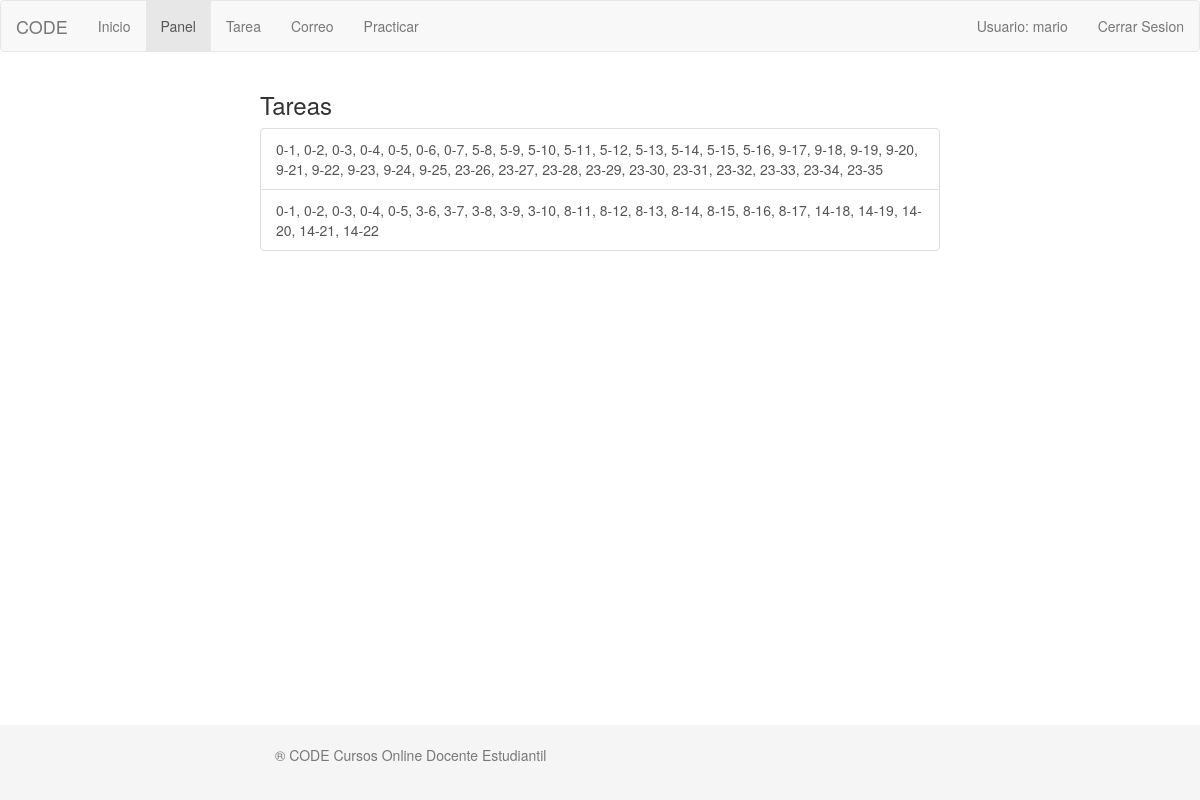
/listaTareas.php (signed in), run on the app's committed database.
### tables this page shows
CREATE TABLE IF NOT EXISTS `ejercicio` (
  `id` int(11) NOT NULL,
  `descripcion` varchar(255) DEFAULT NULL,
  `arbol` varchar(255) DEFAULT NULL,
  `rec_dfs` varchar(255) DEFAULT NULL,
  `rec_bfs` varchar(255) DEFAULT NULL
);

### modelo/Tareas.php (called while the page is built, shortened)
<?php
require 'BDConeccion.php';
class Tareas
{
	public function listaTareas($usuario) {
 		$this->coneccion = new BDConeccion();
 		$this->coneccion->conectar();
 		$idUsuario = $this->coneccion->consulta("SELECT id from usuario where nombre = '".$usuario."'");
 		while ($ids = mysql_fetch_array($idUsuario)) {
			$id = $ids['id'];
		}
 		$resultado = $this->coneccion->consulta("SELECT * FROM ejercicio WHERE id NOT IN (SELECT id_tarea FROM solucion WHERE id_usuario = ".$id.") ");
 		return $resultado;
 	}
}

### modelo/BDConeccion.php (called while the page is built, shortened)
<?php
class BDConeccion {
   private $conexion;
   public function conectar()
   {
      if(!isset($this->conexion))
      {
        $this->conexion = (mysql_connect("localhost","root","root")) or die(mysql_error());
      }
   }
     public function consulta($sql)
     {
        $resultado = mysql_query($sql,$this->conexion);
        return $resultado;
    }
}

### listaTareas.php (the view, shortened to what this page needs)
<?php
if(isset($_SESSION['user'])){
$usuario = $_SESSION['user'];
}
else{
echo '<script>alert("Necesita iniciar sesion para acceder a esta pagina.");</script>';
echo '<script>window.location="index.php";</script>';
}
?>
<!DOCTYPE html>
<html lang="">
	<head>
		<link rel="stylesheet" href="css/bootstrap.min.css">
		<link rel="stylesheet" type="text/css" href="css/styles.css?update=12102006">
	</head>
	<body>
		<nav role="navigation" class="navbar navbar-default">
			<div class="navbar-header">
				<a href="#" class="navbar-brand">CODE</a>
			</div>
			<div id="navbarCollapse" class="collapse navbar-collapse">
				<ul class="nav navbar-nav">
					<li ><a href="index.php">Inicio</a></li>
					<li class="active"><a href="estudiante.php">Panel</a></li>
					<li ><a href="listaTareas.php">Tarea</a></li>
					<li ><a href="correo.php">Correo</a></li>
					<li ><a href="practicar.php">Practicar</a></li>
				</ul>
				<ul class="nav navbar-nav navbar-right">
					<li><a  data-toggle="collapse" data-target="#collap_user" href="#">Usuario:
					<?php echo ''.$usuario.''?></a></li>
					<li><a href="cerrarSesion.php">Cerrar Sesion</a></li>
				</ul>
			</div>
		</nav>
		<div class="container">
			<div class="row">
				<h3>Tareas</h3>
				<div class="list-group">
				  <?php
	                    require 'modelo/Tareas.php';
	                    $tarea1 = new Tareas();
	                    $tareas = $tarea1->listaTareas($usuario);
	                ?>
	                <?php
	                    while ( $tarea = mysql_fetch_array($tareas)) {
	                          echo "<a href='tarea.php?arbol=".$tarea['arbol']."' class='list-group-item'> ". $tarea['arbol']."</a>";
	                    }
	                ?>
				</div>
			</div>
		</div>
		<footer class="footer">
			<div class="container">
				<p class="text-muted">® CODE Cursos Online Docente Estudiantil</p>
			</div>
		</footer>
	</body>
</html>

### css/styles.css (style rules this page uses)
html { position: relative; min-height: 100%; }
body { margin-bottom: 60px; }
.footer { position: absolute; bottom: 0; width: 100%; height: 75px; background-color: #f5f5f5; }
.container { width: auto; max-width: 680px; padding: 0 15px; }
.container .text-muted { margin: 20px 0; }

### data on the page
ejercicio: arbol "0-1, 0-2, 0-3, 0-4, 0-5, 0-6, 0-7, 5-8, 5-9, 5-10, 5-11, 5-12, 5-13, 5-14, 5-15, 5-16, 9-17, 9-18, 9-19, 9-20, 9-21, 9-22, 9-23, 9-24, 9-25, 23-26, 23-27, 23-28, 23-29, 23-30, 23-31, 23-32, 23-33, 23-34, 23-35"
ejercicio: arbol "0-1, 0-2, 0-3, 0-4, 0-5, 3-6, 3-7, 3-8, 3-9, 3-10, 8-11, 8-12, 8-13, 8-14, 8-15, 8-16, 8-17, 14-18, 14-19, 14-20, 14-21, 14-22"

### other printed values
$usuario "mario"
